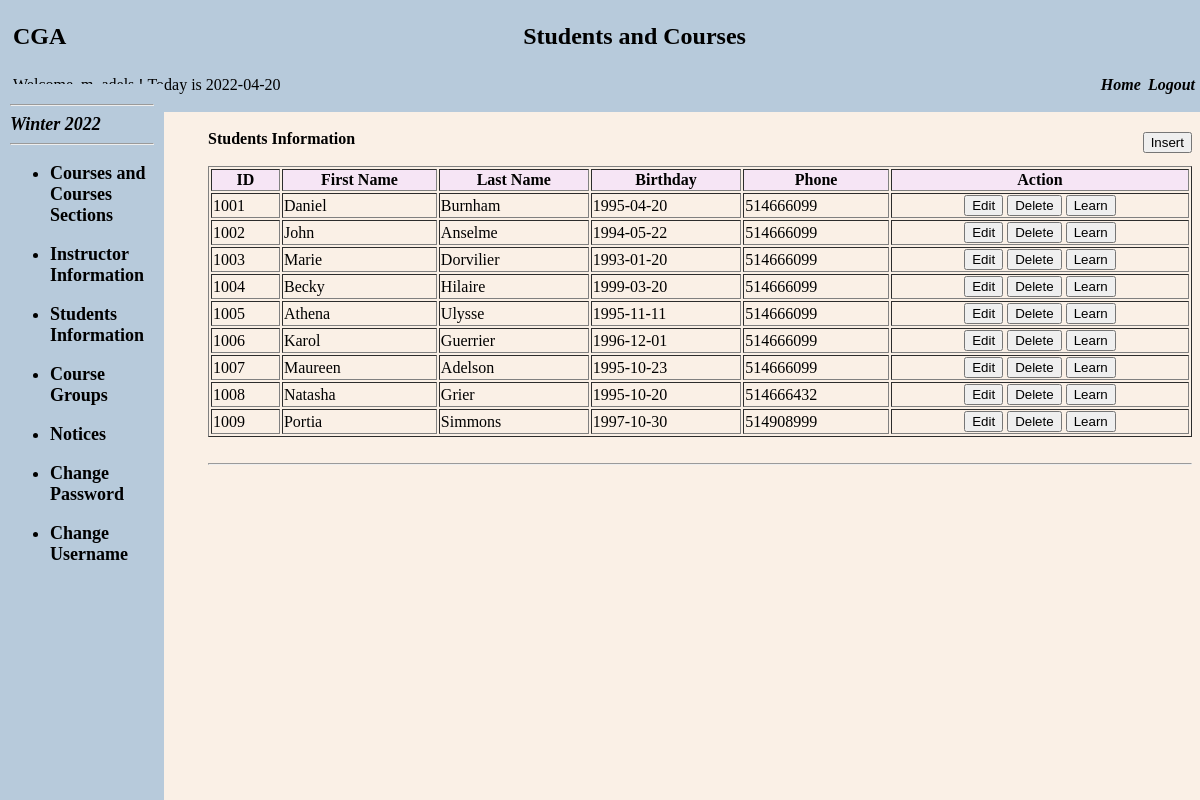
The page /Administrator/adminStudents.php (signed in) on the database its author committed.
### tables this page shows
CREATE TABLE `term` (
  `term_id` int NOT NULL AUTO_INCREMENT,
  `termname` varchar(100) DEFAULT NULL,
  `term_season` varchar(10) DEFAULT NULL,
  `term_year` varchar(10) DEFAULT NULL,
  `term_begin_date` varchar(100) DEFAULT NULL,
  `term_end_date` varchar(100) DEFAULT NULL,
  `is_term_now` varchar(10) DEFAULT NULL,
  PRIMARY KEY (`term_id`),
  UNIQUE KEY `term` (`is_term_now`)
);

CREATE TABLE `student` (
  `student_id` int NOT NULL AUTO_INCREMENT,
  `user_id` int DEFAULT NULL,
  `first_name` varchar(100) NOT NULL,
  `last_name` varchar(100) NOT NULL,
  `birth_date` date DEFAULT NULL,
  `phone` int DEFAULT NULL,
  PRIMARY KEY (`student_id`),
  KEY `user_id` (`user_id`),
  CONSTRAINT `student_ibfk_1` FOREIGN KEY (`user_id`) REFERENCES `users` (`id`)
);

### Administrator/adminStudents.php (the view, shortened to what this page needs)
<?php
   require_once "../php/config.php";
   $query = "select student_id, user_id, first_name, last_name, birth_date, phone from student";
   $result = mysqli_query($conn,$query);
   $qthisterm = "select termname from term where is_term_now = 'YES' ";
   $resthisterm = mysqli_query($conn,$qthisterm);
   while($rowinprocess = mysqli_fetch_assoc($resthisterm))
   {
    $thisTname = $rowinprocess['termname'];
    }
    $Role = 'Student';
?>
<!DOCTYPE html>
<html>
<head>
</head>
<body>
  <div class="header" height="20%" scrolling="no">
    <table border="0" width="100%">
      <tbody>
        <tr width="100%">
          <td width="5%" align="left"><h2>CGA</h2></td>
          <td align="center"><font size="5"><b>Students and Courses</b></font></td>
        </tr>
      </tbody>
    </table>
    <table border="0" width="100%">
      <tbody>
        <tr width="100%">
          <td align="left"><font class="font-header" size="3">Welcome, <?php echo htmlspecialchars($_SESSION["username"]); ?> ! <?php echo "Today is " . date("Y-m-d") . "<br>"; ?></font></td>
          <td align="right">
            <i>
              <b>
                <a href="adminHome.php">
                  <font class="home_link" color="black">Home</font>
                </a>
              </b>
            </i>
            <i>
              <b>
                <a href="../logout.php">
                  <font color="black">Logout</font>
                </a>
              </b>
            </i>
            <br>
          </td>
        </tr>
      </tbody>
    </table>
  </div>
  <div class="menu" height="100%" width="150px">
    <hr>
    <b >
      <font size="4">
        <i><?php echo $thisTname?></i>
      </font>
    </b>
    <hr>
    <b>
      <font size="4">
        <ul>
          <li>
            <a href="adminCourses.php">
              <b>
                <font color="black">Courses and Courses Sections</font>
              </b>
            </a>
          </li>
        </ul>
      </font>
    </b>
    <b>
      <font size="4">
        <ul>
          <li>
            <a href="adminInstructor.php">
              <b>
                <font color="black">Instructor Information</font>
              </b>
            </a>
          </li>
        </ul>
      </font>
    </b>
    <b>
      <font size="4">
        <ul>
          <li>
            <a href="adminStudents.php">
              <b>
                <font color="black">Students Information</font>
              </b>
            </a>
          </li>
        </ul>
      </font>
    </b>
    <b>
      <font size="4">
        <ul>
          <li>
            <a href="adminGroups.php">
              <b>
                <font color="black">Course Groups</font>
              </b>
            </a>
          </li>
        </ul>
      </font>
    </b>
    <b>
      <font size="4">
        <ul>
          <li>
            <a href="adminNotices.php">
              <b>
                <font color="black">Notices</font>
              </b>
            </a>
          </li>
        </ul>
      </font>
    </b>
    <b>
      <font size="4">
        <ul>
          <li>
            <a href="adminPassword.php">
              <b>
                <font color="black">Change Password</font>
              </b>
            </a>
          </li>
        </ul>
      </font>
    </b>
    <b>
      <font size="4">
        <ul>
          <li>
            <a href="adminUsername.php">
              <b>
                <font color="black">Change Username</font>
              </b>
            </a>
          </li>
        </ul>
      </font>
    </b>
 </div>
 <div class="main_home">
    <b>Students Information <a href="editNewStudent.php"><button class="administrator"  style="position: absolute; right: 0.5%; margin: 2px;" type="reset" value="Insert">Insert</button></a>
    </b>
    <br><br>
    <table border="1" width="100%">
        <tbody>
              <tr bgcolor="F6E5F5">
                  <th>ID</th>
                  <th>First Name</th>
                  <th>Last Name</th>
                  <th>Birthday</th>
                  <th>Phone</th>
                  <th>Action</th>
              </tr>
              <?php
                  while($row = mysqli_fetch_assoc($result))
                  {
                  $ID  = $row['student_id'];
                  $fname = $row['first_name'];
                  $lname = $row['last_name'];
                  $bday = $row['birth_date'];
                  $phone = $row['phone'];
              ?>
              <tr>
                <td><?php echo $ID ?></td>
                <td><?php echo $fname ?></td>
                <td><?php echo $lname ?></td>
                <td><?php echo $bday ?></td>
                <td><?php echo $phone ?></td>
                <td colspan="3" align="center"><a href="editStudent.php?GetId=<?php echo $ID ?>"> <button class="administrator" type="reset" value="Clear">Edit</button> </a>
                <a href="deleteStudent.php?del=<?php echo $ID ?>"><button class="administrator" type="reset" value="Clear">Delete</button></a>
                 <a href="RoleCourses2.php?GetId=<?php echo $ID ?>&Role=<?php echo $Role ?>&fname=<?php echo $fname ?>&lname=<?php echo $lname ?> "><button class="administrator" type="reset" value="Clear">Learn</button></a>
                 </td>
              </tr>
        <?php
        }
        ?>
          </tbody>
    </table>
    <br>
    <hr>
</body>
</html>

### rows shown on the page
term: termname "Winter 2022"
student: student_id "1001", first_name "Daniel", last_name "Burnham", birth_date "1995-04-20", phone "514666099"
student: student_id "1002", first_name "John", last_name "Anselme", birth_date "1994-05-22", phone "514666099"
student: student_id "1003", first_name "Marie", last_name "Dorvilier", birth_date "1993-01-20", phone "514666099"
student: student_id "1004", first_name "Becky", last_name "Hilaire", birth_date "1999-03-20", phone "514666099"
student: student_id "1005", first_name "Athena", last_name "Ulysse", birth_date "1995-11-11", phone "514666099"
student: student_id "1006", first_name "Karol", last_name "Guerrier", birth_date "1996-12-01", phone "514666099"
student: student_id "1007", first_name "Maureen", last_name "Adelson", birth_date "1995-10-23", phone "514666099"
student: student_id "1008", first_name "Natasha", last_name "Grier", birth_date "1995-10-20", phone "514666432"
student: student_id "1009", first_name "Portia", last_name "Simmons", birth_date "1997-10-30", phone "514908999"
